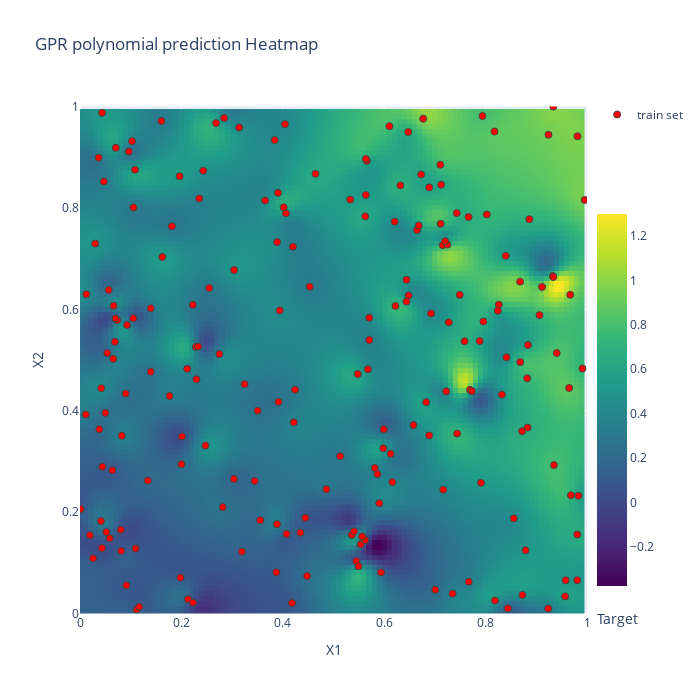

Source (notebook cell):
### Code cell
# Set input space
n_dim_X = 2
X_bounds = np.array([(0, 1)]*n_dim_X)

# Plot heatmap
plot_heatmap(gpr_model.predict, 'GPR polynomial prediction', X_bounds, (X, y.ravel(), 'train set'))

### Figure 1 — Plotly figure (JSON) as saved in the notebook; plotly's stock layout.template omitted (floating-point values rounded to 4 significant figures; data arrays with more than 128 entries replaced by an {"elided": "..."} marker saying what was removed)
{"data": [{"colorbar": {"len": 0.8, "thickness": 30, "title": {"side": "bottom", "text": "Target"}, "x": 1, "xanchor": "left", "y": 0, "yanchor": "bottom"}, "colorscale": [[0, "#440154"], [0.1111, "#482878"], [0.2222, "#3e4989"], [0.3333, "#31688e"], [0.4444, "#26828e"], [0.5556, "#1f9e89"], [0.6667, "#35b779"], [0.7778, "#6ece58"], [0.8889, "#b5de2b"], [1, "#fde725"]], "type": "heatmap", "x": [0, 0.01, 0.02, 0.03, 0.04, 0.05, 0.06, 0.07, 0.08, 0.09, 0.1, 0.11, 0.12, 0.13, 0.14, 0.15, 0.16, 0.17, 0.18, 0.19, 0.2, 0.21, 0.22, 0.23, 0.24, 0.25, 0.26, 0.27, 0.28, 0.29, 0.3, 0.31, 0.32, 0.33, 0.34, 0.35, 0.36, 0.37, 0.38, 0.39, 0.4, 0.41, 0.42, 0.43, 0.44, 0.45, 0.46, 0.47, 0.48, 0.49, 0.5, 0.51, 0.52, 0.53, 0.54, 0.55, 0.56, 0.57, 0.58, 0.59, 0.6, 0.61, 0.62, 0.63, 0.64, 0.65, 0.66, 0.67, 0.68, 0.69, 0.7, 0.71, 0.72, 0.73, 0.74, 0.75, 0.76, 0.77, 0.78, 0.79, 0.8, 0.81, 0.82, 0.83, 0.84, 0.85, 0.86, 0.87, 0.88, 0.89, 0.9, 0.91, 0.92, 0.93, 0.94, 0.95, 0.96, 0.97, 0.98, 0.99], "y": [0, 0.01, 0.02, 0.03, 0.04, 0.05, 0.06, 0.07, 0.08, 0.09, 0.1, 0.11, 0.12, 0.13, 0.14, 0.15, 0.16, 0.17, 0.18, 0.19, 0.2, 0.21, 0.22, 0.23, 0.24, 0.25, 0.26, 0.27, 0.28, 0.29, 0.3, 0.31, 0.32, 0.33, 0.34, 0.35, 0.36, 0.37, 0.38, 0.39, 0.4, 0.41, 0.42, 0.43, 0.44, 0.45, 0.46, 0.47, 0.48, 0.49, 0.5, 0.51, 0.52, 0.53, 0.54, 0.55, 0.56, 0.57, 0.58, 0.59, 0.6, 0.61, 0.62, 0.63, 0.64, 0.65, 0.66, 0.67, 0.68, 0.69, 0.7, 0.71, 0.72, 0.73, 0.74, 0.75, 0.76, 0.77, 0.78, 0.79, 0.8, 0.81, 0.82, 0.83, 0.84, 0.85, 0.86, 0.87, 0.88, 0.89, 0.9, 0.91, 0.92, 0.93, 0.94, 0.95, 0.96, 0.97, 0.98, 0.99], "z": {"elided": "100x100 float values"}}, {"hoverinfo": "text", "marker": {"color": "red", "line": {"width": 1}, "size": 7, "symbol": "circle"}, "mode": "markers", "name": "train set", "text": {"elided": "200 str values"}, "type": "scatter", "x": {"elided": "200 float values"}, "y": {"elided": "200 float values"}}], "layout": {"height": 700, "showlegend": true, "title": {"text": "GPR polynomial prediction Heatmap"}, "width": 700, "xaxis": {"constrain": "domain", "range": [0, 1], "title": {"text": "X1"}}, "yaxis": {"constrain": "domain", "range": [0, 1], "scaleanchor": "x", "scaleratio": 1, "title": {"text": "X2"}}}}
